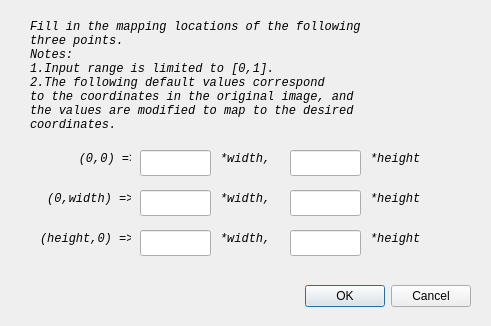
<?xml version="1.0" encoding="UTF-8"?>
<ui version="4.0">
 <class>Dialog_three_point</class>
 <widget class="QDialog" name="Dialog_three_point">
  <property name="geometry">
   <rect>
    <x>0</x>
    <y>0</y>
    <width>491</width>
    <height>326</height>
   </rect>
  </property>
  <property name="windowTitle">
   <string>Dialog</string>
  </property>
  <widget class="QDialogButtonBox" name="buttonBox">
   <property name="geometry">
    <rect>
     <x>130</x>
     <y>280</y>
     <width>341</width>
     <height>32</height>
    </rect>
   </property>
   <property name="orientation">
    <enum>Qt::Horizontal</enum>
   </property>
   <property name="standardButtons">
    <set>QDialogButtonBox::Cancel|QDialogButtonBox::Ok</set>
   </property>
  </widget>
  <widget class="QLabel" name="label">
   <property name="geometry">
    <rect>
     <x>30</x>
     <y>20</y>
     <width>331</width>
     <height>111</height>
    </rect>
   </property>
   <property name="font">
    <font>
     <family>Consolas</family>
     <italic>true</italic>
    </font>
   </property>
   <property name="text">
    <string>Fill in the mapping locations of the following
three points.
Notes:
1.Input range is limited to [0,1].
2.The following default values correspond
to the coordinates in the original image, and
the values are modified to map to the desired
coordinates.</string>
   </property>
  </widget>
  <widget class="QLabel" name="label_2">
   <property name="geometry">
    <rect>
     <x>50</x>
     <y>150</y>
     <width>81</width>
     <height>18</height>
    </rect>
   </property>
   <property name="font">
    <font>
     <family>Consolas</family>
     <italic>true</italic>
    </font>
   </property>
   <property name="text">
    <string>    (0,0) =&gt;</string>
   </property>
  </widget>
  <widget class="QLabel" name="label_3">
   <property name="geometry">
    <rect>
     <x>40</x>
     <y>190</y>
     <width>91</width>
     <height>18</height>
    </rect>
   </property>
   <property name="font">
    <font>
     <family>Consolas</family>
     <italic>true</italic>
    </font>
   </property>
   <property name="text">
    <string> (0,width) =&gt;</string>
   </property>
  </widget>
  <widget class="QLabel" name="label_4">
   <property name="geometry">
    <rect>
     <x>40</x>
     <y>230</y>
     <width>91</width>
     <height>18</height>
    </rect>
   </property>
   <property name="font">
    <font>
     <family>Consolas</family>
     <italic>true</italic>
    </font>
   </property>
   <property name="text">
    <string>(height,0) =&gt;</string>
   </property>
  </widget>
  <widget class="QLineEdit" name="lineEdit">
   <property name="geometry">
    <rect>
     <x>140</x>
     <y>150</y>
     <width>71</width>
     <height>26</height>
    </rect>
   </property>
  </widget>
  <widget class="QLineEdit" name="lineEdit_2">
   <property name="geometry">
    <rect>
     <x>290</x>
     <y>150</y>
     <width>71</width>
     <height>26</height>
    </rect>
   </property>
  </widget>
  <widget class="QLineEdit" name="lineEdit_3">
   <property name="geometry">
    <rect>
     <x>140</x>
     <y>190</y>
     <width>71</width>
     <height>26</height>
    </rect>
   </property>
  </widget>
  <widget class="QLineEdit" name="lineEdit_4">
   <property name="geometry">
    <rect>
     <x>290</x>
     <y>190</y>
     <width>71</width>
     <height>26</height>
    </rect>
   </property>
  </widget>
  <widget class="QLabel" name="label_5">
   <property name="geometry">
    <rect>
     <x>220</x>
     <y>150</y>
     <width>54</width>
     <height>18</height>
    </rect>
   </property>
   <property name="font">
    <font>
     <family>Consolas</family>
     <italic>true</italic>
    </font>
   </property>
   <property name="text">
    <string>*width,</string>
   </property>
  </widget>
  <widget class="QLabel" name="label_8">
   <property name="geometry">
    <rect>
     <x>370</x>
     <y>150</y>
     <width>54</width>
     <height>18</height>
    </rect>
   </property>
   <property name="font">
    <font>
     <family>Consolas</family>
     <italic>true</italic>
    </font>
   </property>
   <property name="text">
    <string>*height</string>
   </property>
  </widget>
  <widget class="QLabel" name="label_9">
   <property name="geometry">
    <rect>
     <x>370</x>
     <y>190</y>
     <width>54</width>
     <height>18</height>
    </rect>
   </property>
   <property name="font">
    <font>
     <family>Consolas</family>
     <italic>true</italic>
    </font>
   </property>
   <property name="text">
    <string>*height</string>
   </property>
  </widget>
  <widget class="QLabel" name="label_10">
   <property name="geometry">
    <rect>
     <x>370</x>
     <y>230</y>
     <width>54</width>
     <height>18</height>
    </rect>
   </property>
   <property name="font">
    <font>
     <family>Consolas</family>
     <italic>true</italic>
    </font>
   </property>
   <property name="text">
    <string>*height</string>
   </property>
  </widget>
  <widget class="QLabel" name="label_11">
   <property name="geometry">
    <rect>
     <x>220</x>
     <y>190</y>
     <width>54</width>
     <height>18</height>
    </rect>
   </property>
   <property name="font">
    <font>
     <family>Consolas</family>
     <italic>true</italic>
    </font>
   </property>
   <property name="text">
    <string>*width,</string>
   </property>
  </widget>
  <widget class="QLabel" name="label_12">
   <property name="geometry">
    <rect>
     <x>220</x>
     <y>230</y>
     <width>54</width>
     <height>18</height>
    </rect>
   </property>
   <property name="font">
    <font>
     <family>Consolas</family>
     <italic>true</italic>
    </font>
   </property>
   <property name="text">
    <string>*width,</string>
   </property>
  </widget>
  <widget class="QLineEdit" name="lineEdit_5">
   <property name="geometry">
    <rect>
     <x>140</x>
     <y>230</y>
     <width>71</width>
     <height>26</height>
    </rect>
   </property>
  </widget>
  <widget class="QLineEdit" name="lineEdit_6">
   <property name="geometry">
    <rect>
     <x>290</x>
     <y>230</y>
     <width>71</width>
     <height>26</height>
    </rect>
   </property>
  </widget>
 </widget>
 <resources/>
 <connections>
  <connection>
   <sender>buttonBox</sender>
   <signal>accepted()</signal>
   <receiver>Dialog_three_point</receiver>
   <slot>accept()</slot>
   <hints>
    <hint type="sourcelabel">
     <x>248</x>
     <y>254</y>
    </hint>
    <hint type="destinationlabel">
     <x>157</x>
     <y>274</y>
    </hint>
   </hints>
  </connection>
  <connection>
   <sender>buttonBox</sender>
   <signal>rejected()</signal>
   <receiver>Dialog_three_point</receiver>
   <slot>reject()</slot>
   <hints>
    <hint type="sourcelabel">
     <x>316</x>
     <y>260</y>
    </hint>
    <hint type="destinationlabel">
     <x>286</x>
     <y>274</y>
    </hint>
   </hints>
  </connection>
 </connections>
</ui>
